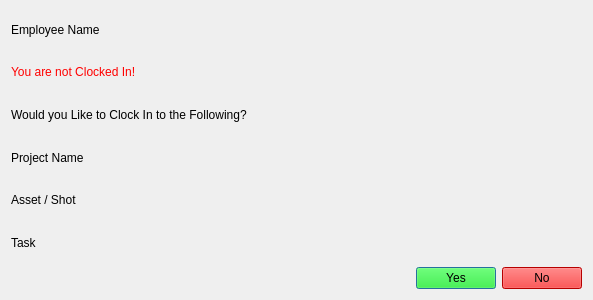
<?xml version="1.0" encoding="UTF-8"?>
<ui version="4.0">
 <class>Dialog</class>
 <widget class="QDialog" name="Dialog">
  <property name="geometry">
   <rect>
    <x>0</x>
    <y>0</y>
    <width>593</width>
    <height>300</height>
   </rect>
  </property>
  <property name="windowTitle">
   <string>Dialog</string>
  </property>
  <layout class="QVBoxLayout" name="verticalLayout">
   <item>
    <layout class="QVBoxLayout" name="verticalLayout_3">
     <item>
      <widget class="QLabel" name="employee_name_2">
       <property name="styleSheet">
        <string notr="true">font: 75 14pt &quot;Arial&quot;;</string>
       </property>
       <property name="text">
        <string>Employee Name</string>
       </property>
      </widget>
     </item>
     <item>
      <widget class="QLabel" name="statement">
       <property name="styleSheet">
        <string notr="true">font: 75 14pt &quot;Arial&quot;;
color: rgb(255, 0, 0);
</string>
       </property>
       <property name="text">
        <string>You are not Clocked In!</string>
       </property>
      </widget>
     </item>
     <item>
      <widget class="QLabel" name="question">
       <property name="styleSheet">
        <string notr="true">font: 75 12pt &quot;Arial&quot;;</string>
       </property>
       <property name="text">
        <string>Would you Like to Clock In to the Following?</string>
       </property>
      </widget>
     </item>
     <item>
      <widget class="QLabel" name="current_project">
       <property name="styleSheet">
        <string notr="true">font: 8pt &quot;Arial&quot;;</string>
       </property>
       <property name="text">
        <string>Project Name</string>
       </property>
      </widget>
     </item>
     <item>
      <widget class="QLabel" name="current_entity_label">
       <property name="styleSheet">
        <string notr="true">font: 8pt &quot;Arial&quot;;</string>
       </property>
       <property name="text">
        <string>Asset / Shot</string>
       </property>
      </widget>
     </item>
     <item>
      <widget class="QLabel" name="current_task_label">
       <property name="styleSheet">
        <string notr="true">font: 8pt &quot;Arial&quot;;</string>
       </property>
       <property name="text">
        <string>Task</string>
       </property>
      </widget>
     </item>
    </layout>
   </item>
   <item>
    <layout class="QHBoxLayout" name="horizontalLayout_3">
     <item>
      <spacer name="horizontalSpacer_2">
       <property name="orientation">
        <enum>Qt::Horizontal</enum>
       </property>
       <property name="sizeHint" stdset="0">
        <size>
         <width>40</width>
         <height>20</height>
        </size>
       </property>
      </spacer>
     </item>
     <item>
      <widget class="QPushButton" name="yes_btn_2">
       <property name="styleSheet">
        <string notr="true">background-color: rgb(0, 255, 0);
font: 75 10pt &quot;Arial&quot;;</string>
       </property>
       <property name="text">
        <string>Yes</string>
       </property>
      </widget>
     </item>
     <item>
      <widget class="QPushButton" name="no_btn_2">
       <property name="styleSheet">
        <string notr="true">background-color: rgb(255, 0, 0);</string>
       </property>
       <property name="text">
        <string>No</string>
       </property>
      </widget>
     </item>
    </layout>
   </item>
  </layout>
  <zorder>layoutWidget</zorder>
  <zorder>employee_name_2</zorder>
  <zorder>layoutWidget_2</zorder>
 </widget>
 <resources/>
 <connections/>
</ui>
